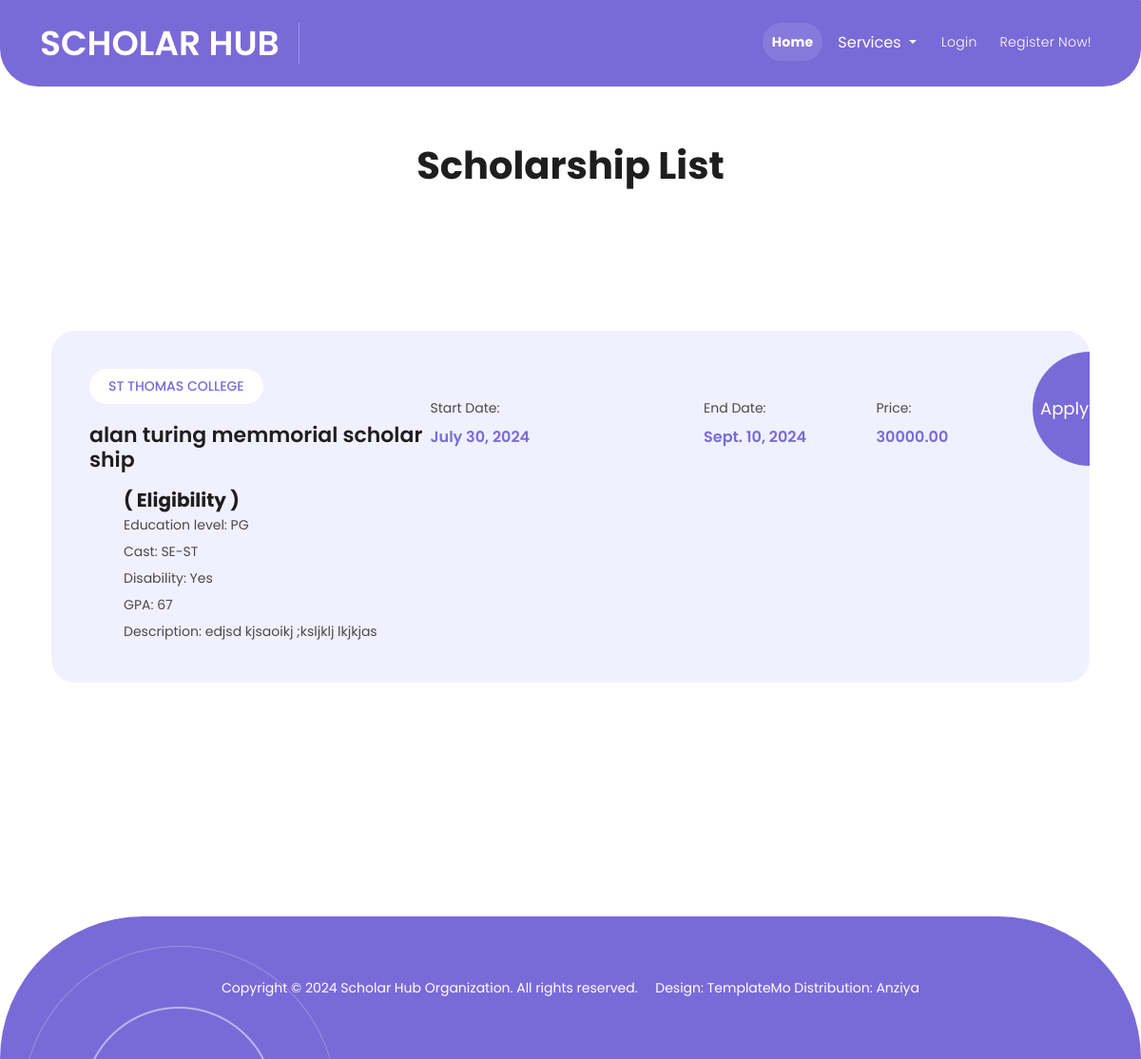
Page /scholarship/list/2/ on the earlier database version.
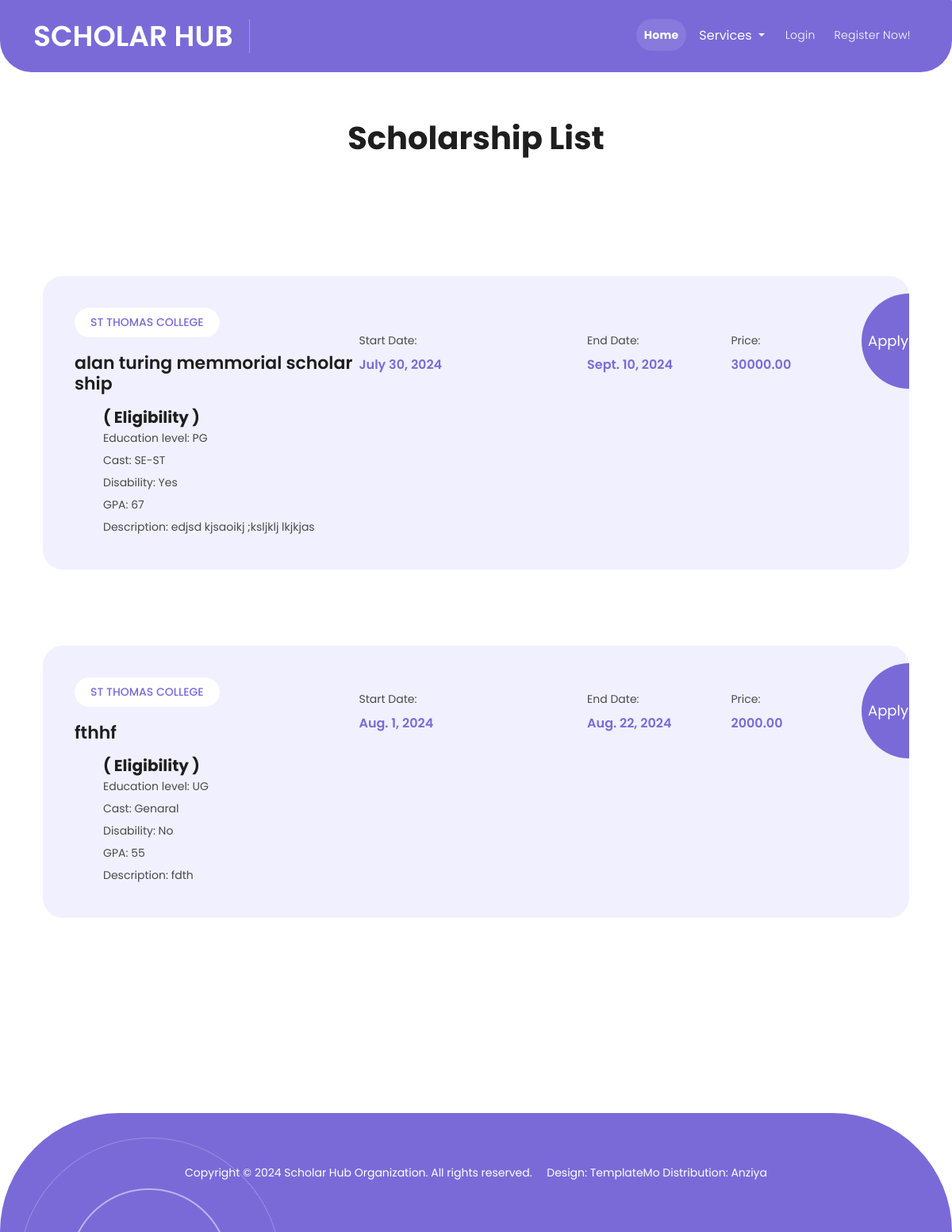
Same page on the later database version.
### base/models.py (models this page shows, shortened)
class ScholarShip(models.Model):
    provider = models.ForeignKey(ScholarShipProvider, on_delete=models.CASCADE,null=True,blank=True)
    central = models.ForeignKey(CentralGoverment, on_delete=models.CASCADE,null=True,blank=True)
    state = models.ForeignKey(StateGoverment, on_delete=models.CASCADE,null=True,blank=True)
    title = models.CharField(max_length=255)
    description = models.TextField()
    amount = models.DecimalField(max_digits=10, decimal_places=2)
    application_date = models.DateField(auto_now_add=True)
    start_date = models.DateField(null=True, blank=True)
    end_date = models.DateField(null=True, blank=True)
    EDU_OP = (('10','10'),
              ('plus_two','Plus Two'),
              ('ug','UG'),
              ('pg','PG'))
    education_level = models.CharField(max_length=200,choices=EDU_OP,null=True,blank=True)
    CAST_OP=(('sc_st','SE-ST'),
              ('obc','OBC'),
              ('genaral','Genaral')
            )
    cast =models.CharField(max_length=200,choices=CAST_OP,null=True,blank=True)
    DIS_OP=(('1','Yes'),
            ('0','No'),)
    disability =models.CharField(max_length=200,choices=DIS_OP,null=True,blank=True)
    gpa = models.CharField(max_length=255,null=True,blank=True)

class ScholarShipProvider(models.Model):
    state_gov = models.ForeignKey(StateGoverment,on_delete=models.CASCADE,null=True,blank=True)
    STATUS_CHOICES = (
        ('A', 'Approved'),
        ('P', 'Pending'),
        ('R', 'Rejected'),
    )
    name = models.CharField(max_length=255, unique=True)
    description = models.TextField(blank=True, null=True)
    website = models.CharField(max_length=300,blank=True, null=True)
    contact_email = models.EmailField(max_length=255, blank=True, null=True)
    is_active = models.BooleanField(default=True)
    created_at = models.DateTimeField(auto_now_add=True)
    registration_number = models.CharField(max_length=255, unique=True)
    year_established = models.CharField(max_length=255)
    PROVIDER_CHOICES = (
        ('organization', 'Organization (club)'),
        ('institution', 'Institution (Collage/School)'),
    )
    provider_type = models.CharField(max_length=255,choices=PROVIDER_CHOICES)
    phone_number = models.PositiveIntegerField(null=True,blank=True)
    address = models.TextField(null=True,blank=True)
    pin_code = models.CharField(max_length=255)
    city = models.CharField(max_length=255)
    country = models.CharField(max_length=255)
    remark = models.CharField(max_length=255,null=True,blank=True)
    status = models.CharField(max_length=20, choices=STATUS_CHOICES,default='P')
    image = models.ImageField(upload_to='scolarship_provider',null=True,blank=True)
    provider_id = models.CharField(max_length=200,null=True,blank=True)
    password = models.CharField(max_length=200,null=True,blank=True)

### base/views.py (the view)
# urls.py: path('scholarship/list/<int:pk>/',views.list_scholarship,name='sch_list'),
def list_scholarship(request, pk):
    pvdr = get_object_or_404(ScholarShipProvider, id=pk)
    scholarships = ScholarShip.objects.filter(provider=pvdr)
    current_date = timezone.now().date()
    return render(request, 'scholar_ship.html', {'scholarships': scholarships,'current_date': current_date})

### base/context_processors.py (called while the page is built)
def unread_logs_count(request):
    count = 0
    if request.user.is_authenticated:
        count = Log.objects.filter(user=request.user, is_viewed=False).count()
    return {'unread_logs_count': count}

### base/templates/scholar_ship.html (shortened to what this page needs)
{% extends "base.html" %}
{% load static %}
{% block home %}
<div class="container" style="margin-top: 150px;min-height:50vh;">
    <div class="row">
        <div class="col-12">
            <div class="contact-us-content">
                <h1 class="text-center"> Scholarship List</h1>
                <div class="section events" id="events">
                    <div class="container">
                        <div class="row">
                            {% for s in scholarships %}
                            <div class="col-lg-12 col-md-6">
                                <div class="item">
                                    <div class="row">
                                        <div class="col-lg-12">
                                            <ul>
                                                <li>
                                                    <span class="category">{{s.provider.name}}</span>
                                                    <h4>{{s.title}}</h4>
                                                </li>
                                                <li>
                                                    <span>Start Date:</span>
                                                    <h6>{{s.start_date}}</h6>
                                                </li>
                                                <li>
                                                    <span>End Date:</span>
                                                    <h6>{{s.end_date}}</h6>
                                                </li>
                                                <li>
                                                    <span>Price:</span>
                                                    <h6>{{s.amount}}</h6>
                                                </li>
                                            </ul>
                                            {% if current_date >= s.start_date and current_date <= s.end_date %}
                                            <a class="px-2" href="{% url 'apply-scholarship' s.id %}">Apply</a>
                                        {% endif %}
                                        </div>
                                    </div>
                                    <div class="row ms-4 mt-3">
                                        <h5>( Eligibility )</h5>
                                        <p>Education level: {{ s.get_education_level_display }}</p>
                                        <p>Cast: {{ s.get_cast_display }}</p>
                                        <p>Disability: {{ s.get_disability_display }}</p>
                                        <p>GPA: {{ s.gpa }}</p>
                                        <p>Description: {{ s.description }}</p>
                                    </div>
                                </div>
                            </div>
                            {% endfor %}
                        </div>
                    </div>
                </div>
            </div>
        </div>
    </div>
</div>
{% endblock home %}

Differences in the rows shown:
added ScholarShip: provider.name "ST THOMAS COLLEGE", title "fthhf", start_date "Aug. 1, 2024", end_date "Aug. 22, 2024", amount "2000.00", shows "Apply", education_level "UG", cast "Genaral", disability "No", gpa "55", description "fdth"
